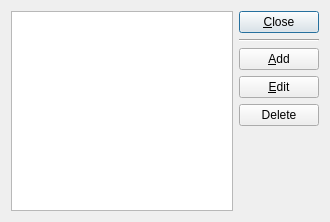
<ui version="4.0" >
 <comment> * OpenRPT report writer and rendering engine
 * Copyright (C) 2001-2008 by OpenMFG, LLC
 *
 * This library is free software; you can redistribute it and/or
 * modify it under the terms of the GNU Lesser General Public
 * License as published by the Free Software Foundation; either
 * version 2.1 of the License, or (at your option) any later version.
 *
 * This library is distributed in the hope that it will be useful,
 * but WITHOUT ANY WARRANTY; without even the implied warranty of
 * MERCHANTABILITY or FITNESS FOR A PARTICULAR PURPOSE. See the GNU
 * Lesser General Public License for more details.
 *
 * You should have received a copy of the GNU Lesser General Public
 * License along with this library; if not, write to the Free Software
 * Foundation, Inc., 59 Temple Place, Suite 330, Boston, MA 02111-1307 USA
 * Please contact info@openmfg.com with any questions on this license.</comment>
 <class>ColorList</class>
 <widget class="QDialog" name="ColorList" >
  <property name="geometry" >
   <rect>
    <x>0</x>
    <y>0</y>
    <width>330</width>
    <height>222</height>
   </rect>
  </property>
  <property name="windowTitle" >
   <string>Color Definitions</string>
  </property>
  <layout class="QHBoxLayout" name="horizontalLayout" >
   <item>
    <widget class="QListWidget" name="_lbColors" />
   </item>
   <item>
    <layout class="QVBoxLayout" >
     <property name="spacing" >
      <number>6</number>
     </property>
     <property name="margin" >
      <number>0</number>
     </property>
     <item>
      <widget class="QPushButton" name="_btnClose" >
       <property name="text" >
        <string>&amp;Close</string>
       </property>
      </widget>
     </item>
     <item>
      <widget class="Line" name="_line1" >
       <property name="frameShape" >
        <enum>QFrame::HLine</enum>
       </property>
       <property name="frameShadow" >
        <enum>QFrame::Sunken</enum>
       </property>
       <property name="orientation" >
        <enum>Qt::Horizontal</enum>
       </property>
      </widget>
     </item>
     <item>
      <widget class="QPushButton" name="_btnAdd" >
       <property name="text" >
        <string>&amp;Add</string>
       </property>
      </widget>
     </item>
     <item>
      <widget class="QPushButton" name="_btnEdit" >
       <property name="text" >
        <string>&amp;Edit</string>
       </property>
      </widget>
     </item>
     <item>
      <widget class="QPushButton" name="_btnDelete" >
       <property name="text" >
        <string>Delete</string>
       </property>
      </widget>
     </item>
     <item>
      <spacer>
       <property name="orientation" >
        <enum>Qt::Vertical</enum>
       </property>
       <property name="sizeType" >
        <enum>QSizePolicy::Expanding</enum>
       </property>
       <property name="sizeHint" stdset="0" >
        <size>
         <width>20</width>
         <height>20</height>
        </size>
       </property>
      </spacer>
     </item>
    </layout>
   </item>
  </layout>
 </widget>
 <layoutdefault spacing="6" margin="11" />
 <pixmapfunction>qPixmapFromMimeSource</pixmapfunction>
 <tabstops>
  <tabstop>_btnAdd</tabstop>
  <tabstop>_btnEdit</tabstop>
  <tabstop>_btnDelete</tabstop>
  <tabstop>_btnClose</tabstop>
  <tabstop>_lbColors</tabstop>
 </tabstops>
 <resources/>
 <connections>
  <connection>
   <sender>_btnClose</sender>
   <signal>clicked()</signal>
   <receiver>ColorList</receiver>
   <slot>accept()</slot>
   <hints>
    <hint type="sourcelabel" >
     <x>20</x>
     <y>20</y>
    </hint>
    <hint type="destinationlabel" >
     <x>20</x>
     <y>20</y>
    </hint>
   </hints>
  </connection>
 </connections>
</ui>
